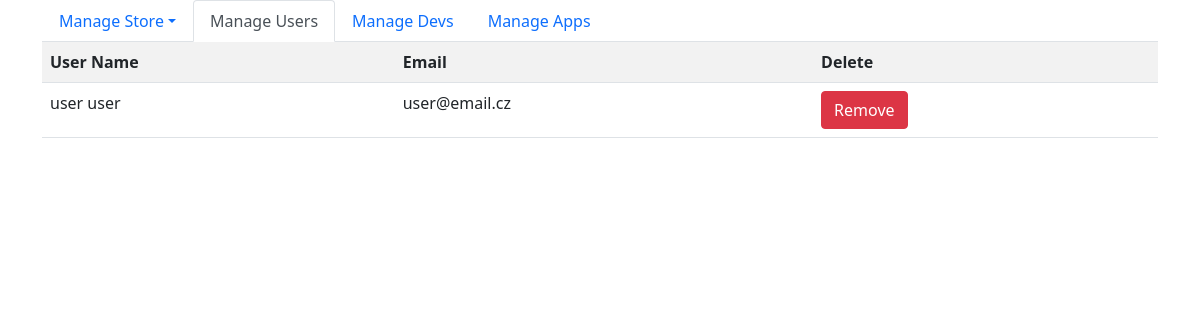
Page /adminPage/1/ on the earlier database version.
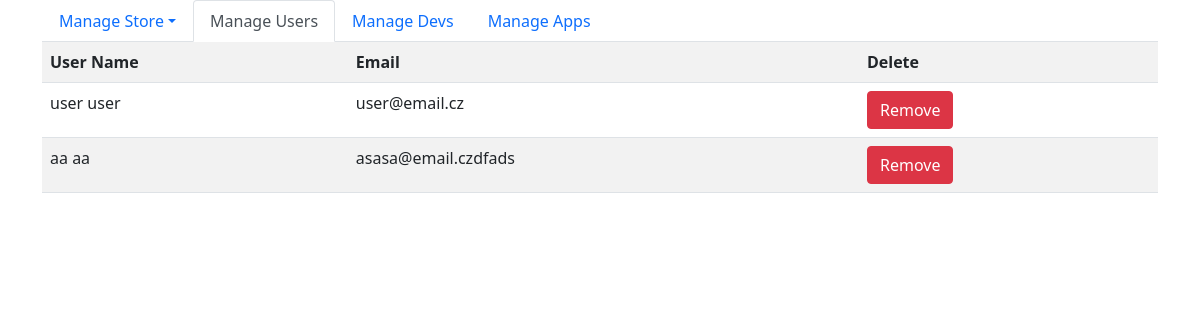
Same page on the later database version.
### AppStore/models.py (models this page shows, shortened)
class User(models.Model):
    first_name = models.CharField(max_length=20)
    last_name = models.CharField(max_length=20)
    nickname = models.CharField(max_length=20)
    password = models.CharField(max_length=20)
    email = models.EmailField(max_length=20, unique=True)
    phone = models.CharField(max_length=20, unique=True)
    register_date = models.DateTimeField(auto_now_add=True)
    role = models.CharField(max_length=20, default='user')

### AppStore/views.py (the view)
# urls.py: path('adminPage/<int:user_id>/', views.adminPage, name='adminPage'),
def adminPage(request, user_id):
    admin = User.objects.get(id=user_id)
    allDevs = Developer.objects.all()
    allUsers = User.objects.all().filter(role='user')
    allApps = App.objects.all()
    template = loader.get_template('adminPage.html')
    context = {
        'devs': allDevs,
        'apps': allApps,
        'users': allUsers,
        'admin': admin
    }
    return HttpResponse(template.render(context, request))

### AppStore/templates/adminPage.html (shortened to what this page needs)
<!DOCTYPE html>
<html lang="en">
<head>
    <link href="https://cdn.jsdelivr.net/npm/bootstrap@5.1.3/dist/css/bootstrap.min.css" rel="stylesheet"
>
</head>
<body>
    <div class="container">
        <nav>
            <div class="nav nav-tabs" id="nav-tab" role="tablist">
                <li class="nav-item dropdown">
                    <a class="nav-link dropdown-toggle" data-bs-toggle="dropdown" href="#" role="button" aria-expanded="false">Manage Store</a>
                  </li>
                <button class="nav-link active" id="nav-home-tab" data-bs-toggle="tab" data-bs-target="#nav-home" type="button" role="tab" aria-controls="nav-home" aria-selected="true">Manage Users</button>
                <button class="nav-link" id="nav-profile-tab" data-bs-toggle="tab" data-bs-target="#nav-profile" type="button" role="tab" aria-controls="nav-profile" aria-selected="false">Manage Devs</button>
                <button class="nav-link" id="nav-contact-tab" data-bs-toggle="tab" data-bs-target="#nav-contact" type="button" role="tab" aria-controls="nav-contact" aria-selected="false">Manage Apps</button>
            </div>
        </nav>
        <div class="tab-content" id="nav-tabContent">
            <div class="tab-pane fade show active" id="nav-home" role="tabpanel" aria-labelledby="nav-home-tab">
                {% if users %}
                <table class="table table-striped">
                    <tr>
                        <th>User Name</th>
                        <th>Email</th>
                        <th>Delete</th>
                    </tr>
                    {% for user in users %}
                    <tr>
                        <td>{{ user.first_name }} {{ user.last_name }}</td>
                        <td>{{ user.email }}</td>
                        <td><a type="button" class="btn btn-danger" href="/removeUser/{{user.id}}">Remove</a></td>
                    </tr>
                    {% endfor %}
                </table>
                {% else %}
                <p>No existing users</p>
                {% endif %}
            </div>
        </div>
    </div>
</body>
</html>

Differences in the rows shown:
added User: first_name "aa", last_name "aa", email "asasa@email.czdfads"
